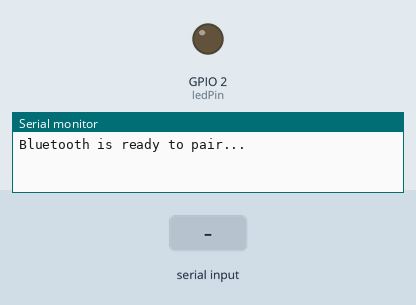
Recording of a sketch running on a simulated ESP32. Parts: output pins drawn as LEDs (lit = HIGH), the last lines printed to the serial monitor. Inputs (shaded band) come from the test bench. Nothing arrives over Bluetooth unless stated.

Above: at 1.2 s.
1.3 s: "led_on\n" received over the second serial link
At 2.5 s:
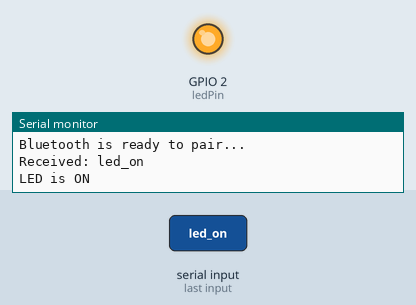
2.8 s: "led_off\n" received over the second serial link
At 3.6 s:
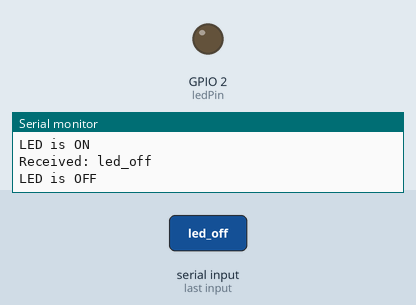
Timing chart, 0 to 5.8 s (numbered marks = the images above; inputs shaded):
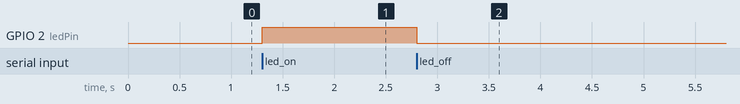

Measured:
- after the input at 1.3 s, GPIO 2 (ledPin): LOW → HIGH at once
- after the input at 2.8 s, GPIO 2 (ledPin): HIGH → LOW at once

The sketch:

bluetoothClassicTest.ino
```cpp
#include "BluetoothSerial.h"  // Include Bluetooth Serial library

BluetoothSerial SerialBT;  // Create an instance of the BluetoothSerial class

const int ledPin = 2;  // Define the LED pin
String receivedMessage;  // To store the received message
String serialInput;  // To store the input from the Serial Monitor

void setup() {
  Serial.begin(115200);  // Initialize the Serial monitor at 115200 baud rate
  SerialBT.begin("ESP32_BT");  // Initialize Bluetooth with the device name "ESP32_BT"
  pinMode(ledPin, OUTPUT);  // Set the LED pin as an output
  Serial.println("Bluetooth is ready to pair...");
}

void loop() {
  // Check if there's any data available from the Bluetooth connection
  if (SerialBT.available()) {
    receivedMessage = SerialBT.readStringUntil('\n');  // Read the incoming message until a newline character
    receivedMessage.trim();  // Remove any leading/trailing whitespace

    Serial.println("Received: " + receivedMessage);  // Print the received message to the Serial Monitor

    // Control the LED based on the received message
    if (receivedMessage == "led_on") {
      digitalWrite(ledPin, HIGH);  // Turn on the LED
      SerialBT.println("LED is ON");
      Serial.println("LED is ON");
    } else if (receivedMessage == "led_off") {
      digitalWrite(ledPin, LOW);  // Turn off the LED
      SerialBT.println("LED is OFF");
      Serial.println("LED is OFF");
    } else {
      SerialBT.println("Unknown command: " + receivedMessage);  // Send an error message for unknown commands
      Serial.println("Unknown command: " + receivedMessage);
    }
  }

  // // Check if there's any data available from the Serial Monitor
  // if (Serial.available()) {
  //   serialInput = Serial.readStringUntil('\n');  // Read the input from the Serial Monitor until a newline character
  //   serialInput.trim();  // Remove any leading/trailing whitespace

  //   if (serialInput.length() > 0) {
  //     SerialBT.println(serialInput);  // Send the input from the Serial Monitor to the connected app via Bluetooth
  //     Serial.println("Sent to app: " + serialInput);  // Print the sent message to the Serial Monitor
  //   }
  // }

}
```
